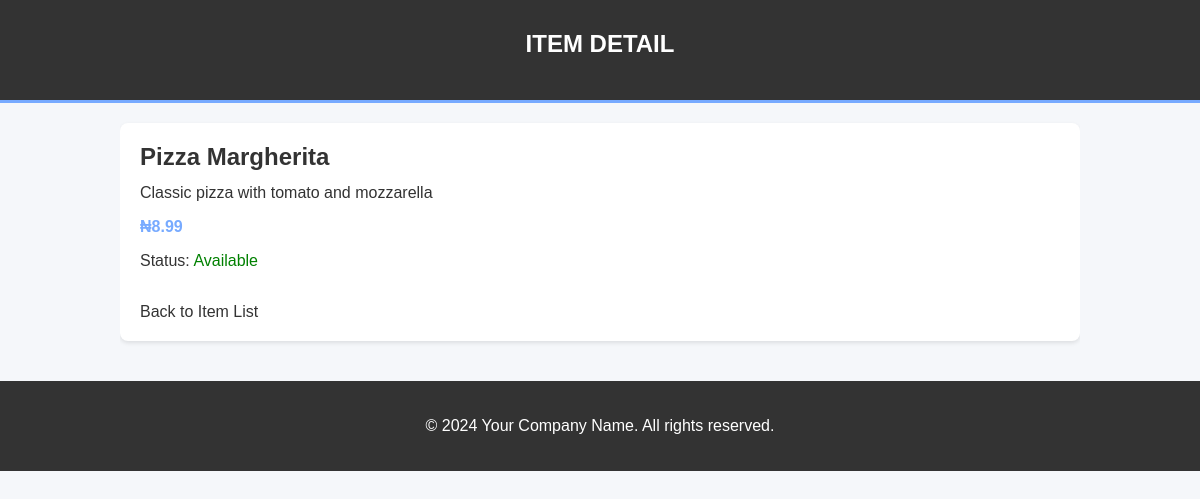
The page /myapp/item/1/ on the database its author committed.
### myapp/models.py (models this page shows, shortened)
class Item(models.Model):
    name = models.CharField(max_length=200)
    description = models.TextField()
    price = models.DecimalField(max_digits=10, decimal_places=2)
    available = models.BooleanField(default=True)

### myapp/views.py (the view)
# urls.py: path('item/<int:id>/', views.item_detail, name='item_detail'),
def item_detail(request, id):
    item = get_object_or_404(Item, id=id)
    return render(request, 'myapp/item_detail.html', {'item': item})

### myapp/templates/myapp/item_detail.html (shortened to what this page needs)
<!DOCTYPE html>
<html lang="en">
<head>
</head>
<body>
    <header>
        <h1>Item Detail</h1>
    </header>
    <div class="container">
        <div class="item-detail">
            <h2>{{ item.name }}</h2>
            <p>{{ item.description }}</p>
            <p class="price">₦{{ item.price }}</p>
            {% if item.available %}
                <p>Status: <span style="color: green;">Available</span></p>
            {% else %}
                <p>Status: <span style="color: red;">Out of stock</span></p>
            {% endif %}
            <a href="{% url 'item_list' %}" class="back-link">Back to Item List</a>
        </div>
    </div>
    <div class="footer">
        <p>&copy; 2024 Your Company Name. All rights reserved.</p>
    </div>
</body>
</html>

### myapp/templates/myapp/item_detail.html (style rules this page uses)
body { font-family: Arial, sans-serif; background-color: #f5f7fa; color: #333; margin: 0; padding: 0; }
.container { width: 80%; margin: auto; overflow: hidden; }
header { background: #333; color: #fff; padding-top: 30px; min-height: 70px; border-bottom: #77aaff 3px solid; }
header h1 { text-align: center; text-transform: uppercase; margin: 0; font-size: 24px; }
.item-detail { margin: 20px 0; padding: 20px; background: #fff; box-shadow: 0 2px 4px rgba(0, 0, 0, 0.1); border-radius: 8px; }
.item-detail h2 { margin: 0 0 10px; color: #333; }
.item-detail p { margin: 0 0 10px; line-height: 1.5; }
.price { font-weight: bold; color: #77aaff; }
.footer { text-align: center; padding: 20px; background: #333; color: #fff; margin-top: 20px; }
.back-link { text-decoration: none; color: #333; margin-top: 20px; display: inline-block; }

### rows shown on the page
Item: name "Pizza Margherita", description "Classic pizza with tomato and mozzarella", price "8.99"
